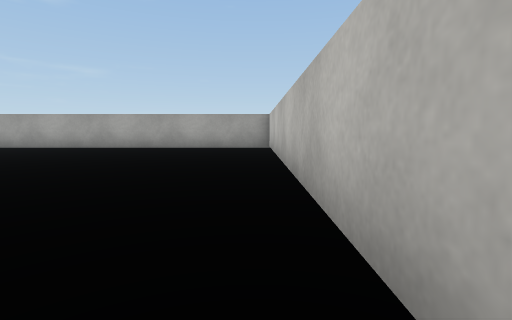
[1] (above)

19 first-person views from a walk through a Unity game level. The camera is 0.51 m above the floor, tilts 6° down and sees 85° across. The floor is counted in squares, 1 m on a side. Each view is taken from the middle of a square. On the plan, view 1 faces up. The plan holds only what a view shows up to about 9 squares ahead; the rest is blank. The place goes on beyond the plan. The player is left out. Some surface patterns are stand-ins.

[2]
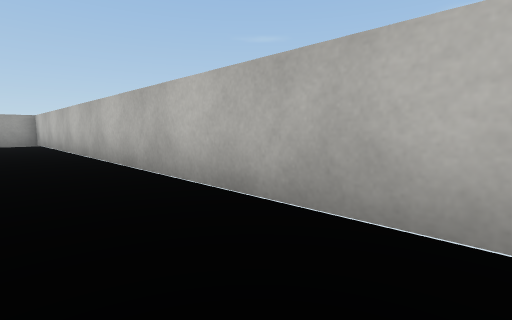

[3]
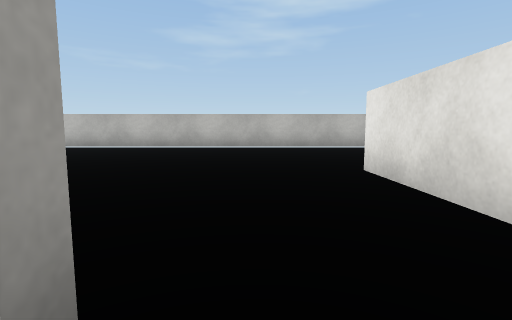

[4]
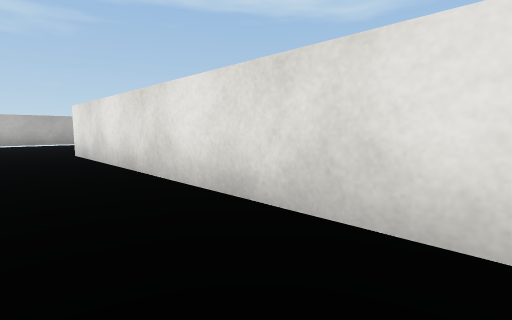

[5]
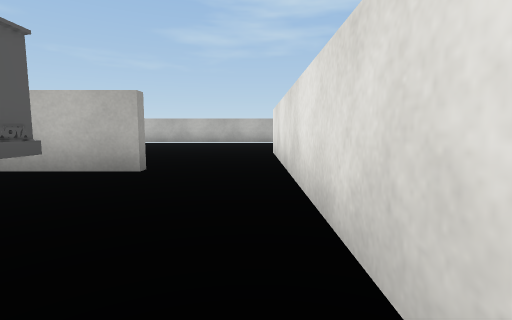

[6]
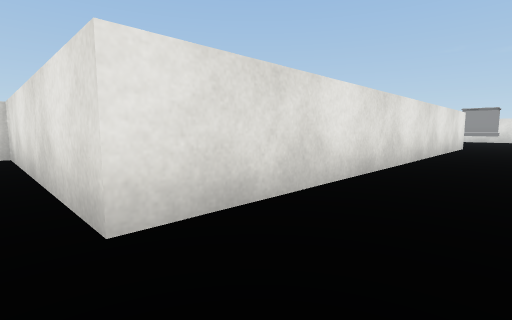

[7]
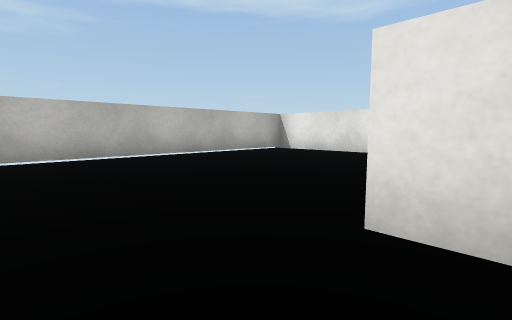

[8]
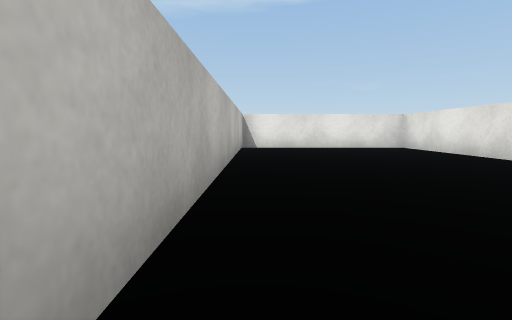

[9]
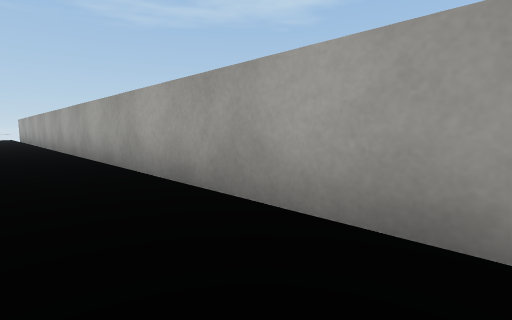

[10]
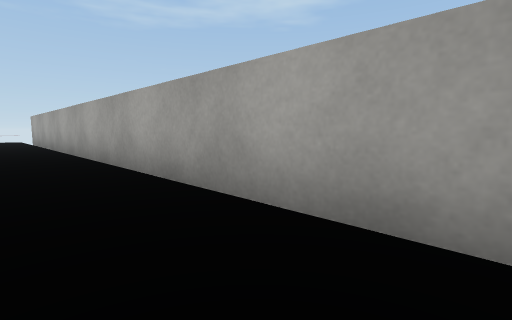

[11]
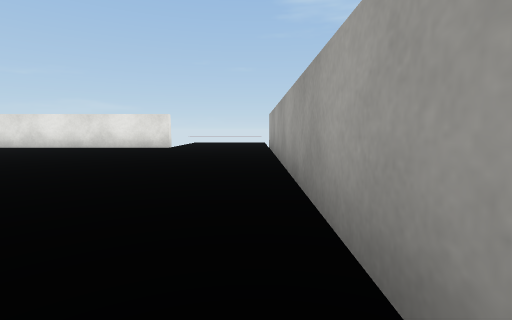

[12]
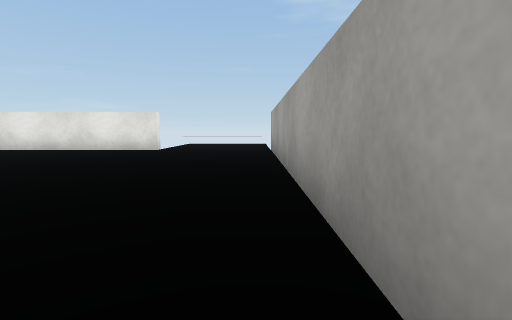

[13]
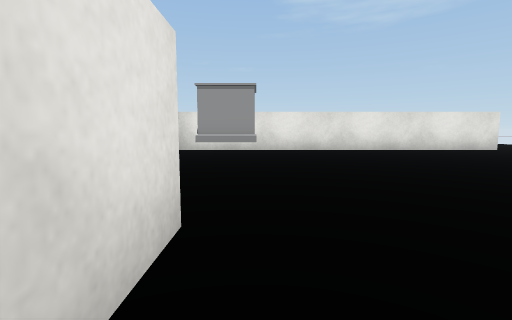

[14]
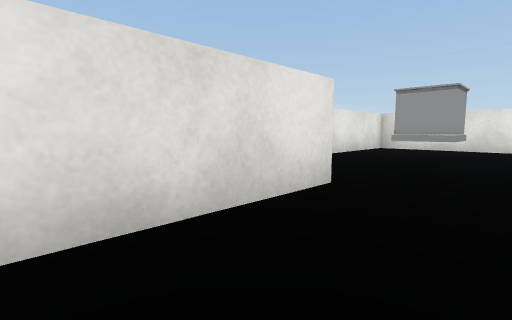

[15]
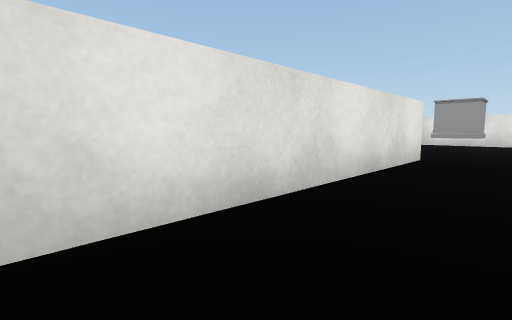

[16]
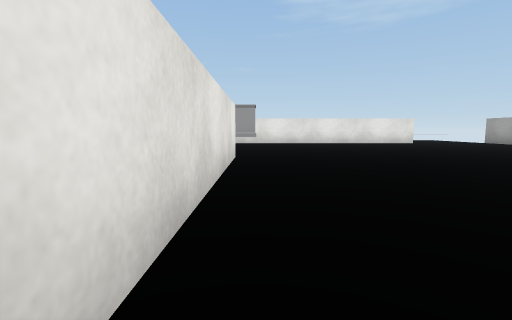

[17]
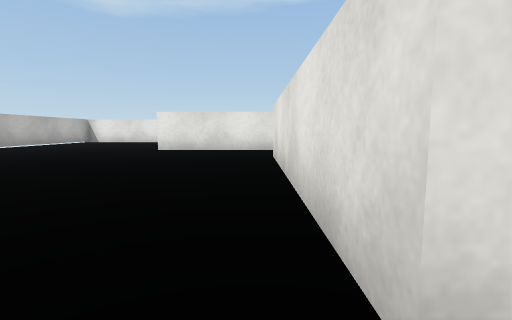

[18]
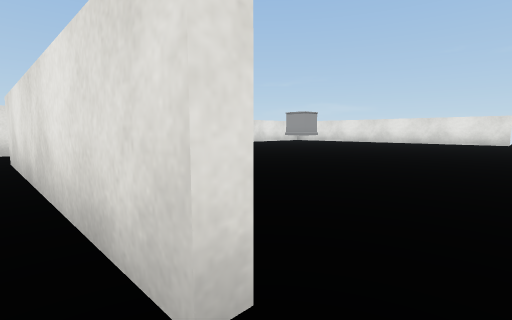

[19]
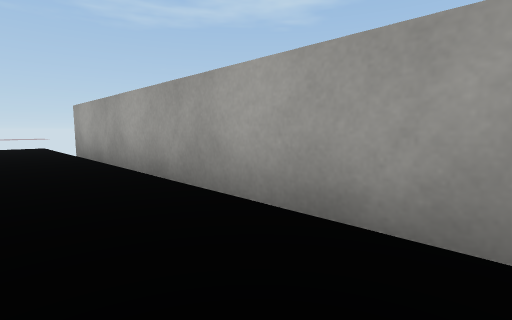

### Floor plan
Points are (right, up) in squares from view 1. A wall is a line through its corners. A room is listed if a view was taken in it or the views show most of it. See-through windows are left out.
Room 1 (views 1, 2, 6, 7, 8, 9, 10)
walls: (-7.3, 5.5) (-7.3, 0.4); (-7.6, -1.4) (-4.4, -1.4) (-4.4, -6.4) (0.4, -6.4) (0.4, 8.4) (-6.6, 8.4)
ways out: opening at (-8, -0.5) to room 2; opening at (-7.3, 7) to room 2
Room 2 (views 3, 4, 5, 11, 12, 13, 14, 15, 16, 17, 18, 19)
walls: (-13.5, -1.4) (-7.6, -1.4); (-19.4, 5.5) (-19.4, -3.2) (-16.6, -3.2); (-7.5, 0.4) (-7.5, 2.2); (-6.6, 8.4) (-19.5, 8.4)
ways out: opening at (-8, -0.5) to room 1; opening at (-7.3, 7) to room 1
objects: other object (-17, -2) to (-17, -1); other object (-9, 1) to (-9, 2)

Positions as (right, up) in squares from view 1, and headings:
1: (0, 0), facing up
2: (-1, -3), facing up-right
3: (-8, 0), facing right
4: (-11, 0), facing down-right
5: (-11, -1), facing right
6: (-4, 0), facing down-left
7: (-5, 0), facing down-right
8: (0, 2), facing down
9: (-3, 7), facing up-left
10: (-7, 7), facing up-left
11: (-11, 8), facing left
12: (-12, 8), facing left
13: (-12, -1), facing left
14: (-11, 0), facing down-left
15: (-8, 0), facing down-left
16: (-8, -1), facing left
17: (-7, 6), facing down
18: (-7, 6), facing down-left
19: (-13, 7), facing up-left
